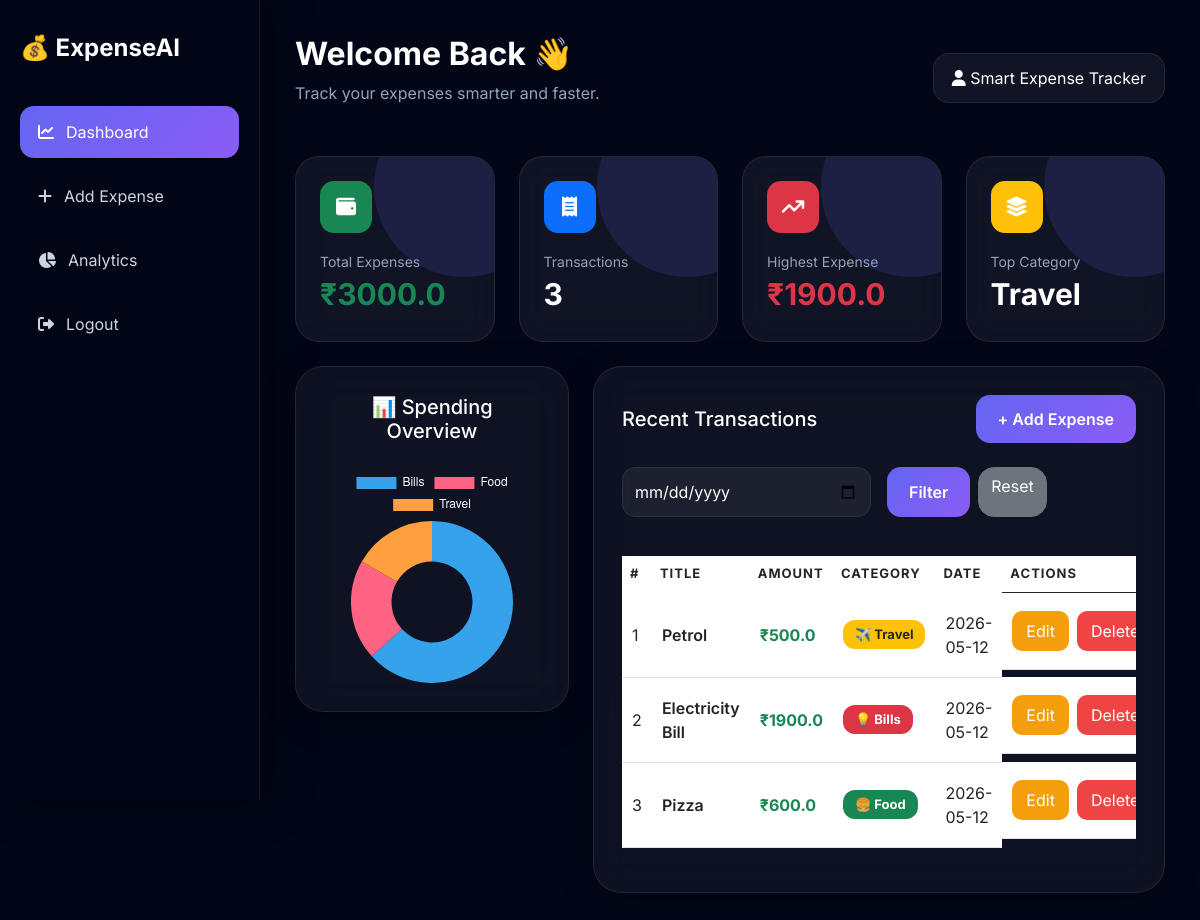
The app's page /dashboard (signed in) with its own data.
### tables this page shows
CREATE TABLE expenses (
            id INTEGER PRIMARY KEY AUTOINCREMENT,
            user_id INTEGER,
            title TEXT,
            amount REAL,
            category TEXT,
            date TEXT
        );

### app.py (the view)
@app.route('/dashboard')
def index():
    print(session)
    if 'user_id' not in session:
        return redirect('/login')
    user_id = session['user_id']
    conn = sqlite3.connect(DB_PATH)
    c = conn.cursor()
    selected_date = request.args.get('date')
    if selected_date:
        c.execute("""
    SELECT id, title, amount, category, date
    FROM expenses
    WHERE user_id=? AND date=?
""", (user_id, selected_date))
    else:
        c.execute("""
    SELECT id, title, amount, category, date
    FROM expenses
    WHERE user_id=?
""", (user_id,))
    data = c.fetchall()
    c.execute("SELECT SUM(amount) FROM expenses WHERE user_id=?", (user_id,))
    total = c.fetchone()[0] or 0
    c.execute("SELECT COUNT(*) FROM expenses WHERE user_id=?", (user_id,))
    count = c.fetchone()[0]
    c.execute("SELECT MAX(amount) FROM expenses WHERE user_id=?", (user_id,))
    max_expense = c.fetchone()[0] or 0
    c.execute("""
        SELECT category, COUNT(*)
        FROM expenses
        WHERE user_id=?
        GROUP BY category
        ORDER BY COUNT(*) DESC
        LIMIT 1
    """, (user_id,))
    top = c.fetchone()
    top_category = top[0] if top else "N/A"
    if selected_date:
        c.execute("""
        SELECT category, SUM(amount)
        FROM expenses
        WHERE user_id=? AND date=?
        GROUP BY category
    """, (user_id, selected_date))
    else:
        c.execute("""
        SELECT category, SUM(amount)
        FROM expenses
        WHERE user_id=?
        GROUP BY category
    """, (user_id,))
    chart_data = c.fetchall()
    conn.close()
    labels = [row[0] for row in chart_data]
    values = [row[1] for row in chart_data]
    response = make_response(render_template("index.html",
                           expenses=data,
                           total=total,
                           count=count,
                           max_expense=max_expense,
                           top_category=top_category,
                           labels=labels,
                           values=values))
    response.headers["Cache-Control"] = "no-cache, no-store, must-revalidate"
    response.headers["Pragma"] = "no-cache"
    response.headers["Expires"] = "0"
    return response

### app.py (called while the page is built)
@app.after_request
def add_header(response):
    response.headers["Cache-Control"] = "no-cache, no-store, must-revalidate"
    response.headers["Pragma"] = "no-cache"
    response.headers["Expires"] = "0"
    return response

### templates/index.html (shortened to what this page needs)
<!DOCTYPE html>
<html lang="en">
<head>
    <link href="https://cdn.jsdelivr.net/npm/bootstrap@5.3.0/dist/css/bootstrap.min.css" rel="stylesheet">
    <link rel="stylesheet" href="https://cdnjs.cloudflare.com/ajax/libs/font-awesome/6.4.0/css/all.min.css">
    <link rel="stylesheet" href="https://cdnjs.cloudflare.com/ajax/libs/animate.css/4.1.1/animate.min.css"/>
</head>
<body>
<div class="layout">
    <div class="sidebar">
        <div class="logo">
            💰 ExpenseAI
        </div>
        <a href="/dashboard" class="nav-link-custom active-nav">
            <i class="fa-solid fa-chart-line"></i>
            Dashboard
        </a>
        <a href="#"
   class="nav-link-custom"
   data-bs-toggle="modal"
   data-bs-target="#expenseModal">
            <i class="fa-solid fa-plus"></i>
            Add Expense
        </a>
        <a href="/dashboard" class="nav-link-custom">
            <i class="fa-solid fa-chart-pie"></i>
            Analytics
        </a>
        <a href="/logout" class="nav-link-custom">
            <i class="fa-solid fa-right-from-bracket"></i>
            Logout
        </a>
    </div>
    <div class="main-content">
        <div class="top-header animate__animated animate__fadeInDown">
            <div class="welcome">
                <h2>Welcome Back 👋</h2>
                <p>Track your expenses smarter and faster.</p>
            </div>
            <div class="profile-box">
                <i class="fa-solid fa-user"></i>
                Smart Expense Tracker
            </div>
        </div>
        <div class="row g-4 mb-4">
            <div class="col-lg-3 col-md-6">
                <div class="stats-card animate__animated animate__fadeInUp">
                    <div class="stats-icon bg-success">
                        <i class="fa-solid fa-wallet"></i>
                    </div>
                    <div class="card-title-small">Total Expenses</div>
                    <div class="card-value text-success">₹{{ total }}</div>
                </div>
            </div>
            <div class="col-lg-3 col-md-6">
                <div class="stats-card animate__animated animate__fadeInUp">
                    <div class="stats-icon bg-primary">
                        <i class="fa-solid fa-receipt"></i>
                    </div>
                    <div class="card-title-small">Transactions</div>
                    <div class="card-value">{{ count }}</div>
                </div>
            </div>
            <div class="col-lg-3 col-md-6">
                <div class="stats-card animate__animated animate__fadeInUp">
                    <div class="stats-icon bg-danger">
                        <i class="fa-solid fa-arrow-trend-up"></i>
                    </div>
                    <div class="card-title-small">Highest Expense</div>
                    <div class="card-value text-danger">₹{{ max_expense }}</div>
                </div>
            </div>
            <div class="col-lg-3 col-md-6">
                <div class="stats-card animate__animated animate__fadeInUp">
                    <div class="stats-icon bg-warning">
                        <i class="fa-solid fa-layer-group"></i>
                    </div>
                    <div class="card-title-small">Top Category</div>
                    <div class="card-value">{{ top_category }}</div>
                </div>
            </div>
        </div>
        <div class="row g-4">
            <div class="col-lg-4">
                <div class="glass-panel text-center">
                    <h5 class="mb-4">📊 Spending Overview</h5>
                    <canvas id="expenseChart"></canvas>
                </div>
            </div>
            <div class="col-lg-8">
                <div class="glass-panel">
                    <div class="d-flex justify-content-between align-items-center flex-wrap gap-3 mb-4">
                        <h5 class="mb-0">Recent Transactions</h5>
                        <button class="btn-primary-custom border-0"
                                data-bs-toggle="modal"
                                data-bs-target="#expenseModal">
                            + Add Expense
                        </button>
                    </div>
                    <form method="GET" class="row g-3 mb-4">
                        <div class="col-md-6">
                            <input type="date" name="date" class="form-control">
                        </div>
                        <div class="col-md-6 d-flex gap-2">
                            <button class="btn-primary-custom border-0">
                                Filter
                            </button>
                            <a href="/dashboard" class="btn btn-secondary rounded-4">
                                Reset
                            </a>
                        </div>
                    </form>
                    <div class="table-responsive">
                        <table class="table align-middle">
                            <thead>
                                <tr>
                                    <th>#</th>
                                    <th>Title</th>
                                    <th>Amount</th>
                                    <th>Category</th>
                                    <th>Date</th>
                                    <th>Actions</th>
                                </tr>
                            </thead>
                            <tbody>
                                {% if expenses %}
                                    {% for e in expenses %}
                                    <tr>
                                        <td>{{ loop.index }}</td>
                                        <td class="fw-semibold">{{ e[1] }}</td>
                                        <td class="text-success fw-bold">
                                            ₹{{ e[2] }}
                                        </td>
                                        <td>
                                            {% if e[3] == 'Food' %}
                                                <span class="badge bg-success badge-custom">🍔 Food</span>
                                            {% elif e[3] == 'Travel' %}
                                                <span class="badge bg-warning text-dark badge-custom">✈️ Travel</span>
                                            {% elif e[3] == 'Bills' %}
                                                <span class="badge bg-danger badge-custom">💡 Bills</span>
                                            {% else %}
                                                <span class="badge bg-secondary badge-custom">
                                                    {{ e[3] }}
                                                </span>
                                            {% endif %}
                                        </td>
                                        <td>{{ e[4] }}</td>
                                        <td class="d-flex gap-2">
                                            <a href="/edit/{{ e[0] }}" class="btn-warning-custom text-decoration-none">
                                                Edit
                                            </a>
                                            <a href="/delete/{{ e[0] }}" class="btn-danger-custom text-decoration-none">
                                                Delete
                                            </a>
                                        </td>
                                    </tr>
                                    {% endfor %}
                                {% else %}
                                    <tr>
                                        <td colspan="6" class="text-center text-secondary py-4">
                                            No expenses found 📅
                                        </td>
                                    </tr>
                                {% endif %}
                            </tbody>
                        </table>
                    </div>
                </div>
            </div>
        </div>
    </div>
</div>
<script>
    const ctx = document.getElementById('expenseChart');
    new Chart(ctx, {
        type: 'doughnut',
        data: {
            labels: {{ labels | tojson }},
            datasets: [{
                data: {{ values | tojson }},
                borderWidth: 0
            }]
        },
        options: {
            plugins: {
                legend: {
                    labels: {
                        color: "white"
                    }
                }
            }
        }
    });
</script>
</body>
</html>

### templates/index.html (style rules this page uses)
* { transition: all 0.25s ease; }
* { font-family: 'Inter', sans-serif; }
body { background: radial-gradient(circle at top left, rgba(99,102,241,0.18), transparent 25%), radial-gradient(circle at bottom right, rgba(139,92,246,0.18), transparent 25%), #020617; background: #020617; color: white; overflow-x: hidden; }
.layout { display: flex; min-height: 100vh; }
.sidebar { width: 260px; background: rgba(2, 6, 23, 0.92); backdrop-filter: blur(20px); border-right: 1px solid rgba(255,255,255,0.08); box-shadow: 10px 0 40px rgba(0,0,0,0.35); padding: 30px 20px; position: fixed; height: 100vh; }
.logo { font-size: 24px; font-weight: 700; margin-bottom: 40px; }
.nav-link-custom { display: flex; align-items: center; gap: 12px; padding: 14px 18px; margin-bottom: 12px; border-radius: 14px; color: #cbd5e1; text-decoration: none; transition: 0.3s ease; }
.active-nav { background: linear-gradient(135deg, #6366f1, #8b5cf6); color: white; }
.main-content { margin-left: 260px; width: calc(100% - 260px); padding: 35px; }
.top-header { display: flex; justify-content: space-between; align-items: center; margin-bottom: 35px; }
.welcome h2 { font-weight: 700; }
.welcome p { color: #94a3b8; margin-top: 5px; }
.profile-box { background: rgba(255,255,255,0.06); border: 1px solid rgba(255,255,255,0.08); padding: 12px 18px; border-radius: 16px; }
.stats-card { background: rgba(255,255,255,0.06); border: 1px solid rgba(255,255,255,0.08); backdrop-filter: blur(16px); border-radius: 24px; padding: 24px; transition: 0.3s ease; height: 100%; position: relative; overflow: hidden; }
.stats-card::before { content: ""; position: absolute; width: 180px; height: 180px; background: rgba(99,102,241,0.15); border-radius: 50%; top: -60px; right: -60px; }
.stats-icon { width: 52px; height: 52px; border-radius: 14px; display: flex; align-items: center; justify-content: center; margin-bottom: 18px; font-size: 20px; }
.card-title-small { color: #94a3b8; font-size: 14px; }
.card-value { font-size: 30px; font-weight: 700; }
.glass-panel { background: rgba(255,255,255,0.05); border: 1px solid rgba(255,255,255,0.08); backdrop-filter: blur(22px); border-radius: 28px; padding: 28px; box-shadow: 0 8px 32px rgba(0,0,0,0.25); }
.table { color: white; margin-top: 15px; }
.table thead { color: #cbd5e1; border-bottom: 1px solid rgba(255,255,255,0.08); text-transform: uppercase; letter-spacing: 1px; font-size: 13px; }
.table tbody tr { transition: 0.3s ease; }
.table td { padding: 18px 10px; vertical-align: middle; }
.btn-primary-custom { background: linear-gradient(135deg, #6366f1, #8b5cf6); border: none; color: white; padding: 12px 22px; border-radius: 14px; font-weight: 600; transition: 0.3s ease; text-decoration: none; }
.btn-danger-custom { background: #ef4444; border: none; color: white; border-radius: 10px; padding: 8px 14px; }
.btn-warning-custom { background: #f59e0b; border: none; color: white; border-radius: 10px; padding: 8px 14px; }
.badge-custom { padding: 8px 12px; border-radius: 12px; font-size: 13px; }
.form-control { background: rgba(255,255,255,0.06); border: 1px solid rgba(255,255,255,0.08); color: white; border-radius: 14px; padding: 12px; }

### records on screen
expenses: category "Travel", title "Petrol", amount "500.0", shows "✈️ Travel", date "2026-05-12"
expenses: title "Electricity Bill", amount "1900.0", category "💡 Bills", date "2026-05-12"
expenses: title "Pizza", amount "600.0", category "🍔 Food", date "2026-05-12"

### other values on screen
{{ total }} "3000.0"
{{ count }} "3"
{{ max_expense }} "1900.0"
chart data {{ labels | tojson }} ["Bills", "Food", "Travel"]
chart data {{ values | tojson }} [1900.0, 600.0, 500.0]
